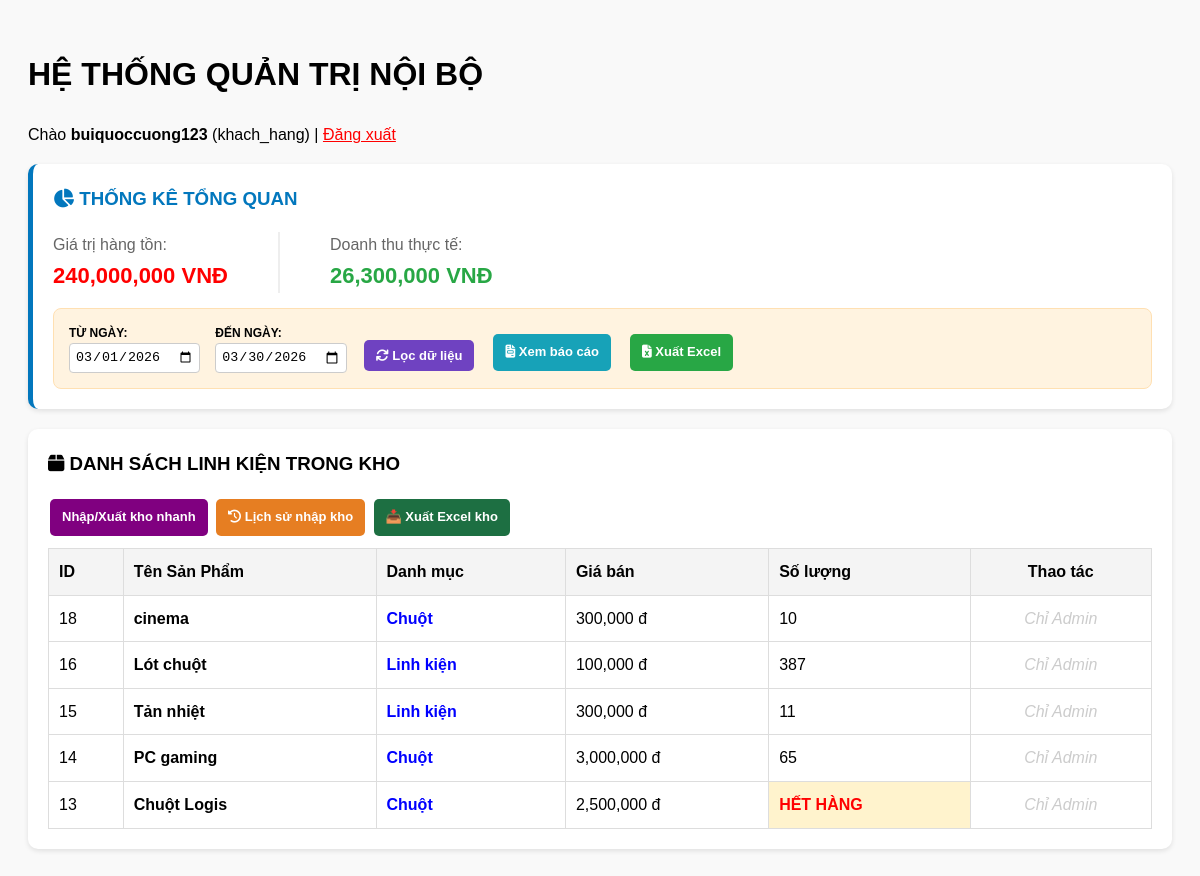
Page / (signed in) on the committed database.
### tables this page shows
CREATE TABLE `san_pham` (
  `id_sp` int NOT NULL AUTO_INCREMENT,
  `ma_san_pham` varchar(50) NOT NULL,
  `ten_sp` varchar(255) NOT NULL,
  `mo_ta` text,
  `gia_tien` decimal(15,2) DEFAULT '0.00',
  `so_luong_kho` int DEFAULT '0',
  `ma_danh_muc` int DEFAULT NULL,
  `hinh_anh` varchar(255) DEFAULT NULL,
  PRIMARY KEY (`id_sp`),
  UNIQUE KEY `ma_san_pham` (`ma_san_pham`),
  KEY `fk_sanpham_danhmuc` (`ma_danh_muc`),
  CONSTRAINT `fk_sanpham_danhmuc` FOREIGN KEY (`ma_danh_muc`) REFERENCES `danh_muc` (`id_danh_muc`) ON DELETE SET NULL
);

CREATE TABLE `danh_muc` (
  `id_danh_muc` int NOT NULL AUTO_INCREMENT,
  `ten_danh_muc` varchar(100) NOT NULL,
  `mo_ta` text,
  PRIMARY KEY (`id_danh_muc`)
);

### index.php (the view, shortened to what this page needs)
<?php
$la_admin = ($_SESSION['vai_tro'] == 'admin');
$conn = new mysqli("localhost", "root", "", "quan_ly_kho");
mysqli_set_charset($conn, "utf8");
$tu_ngay = isset($_GET['tu_ngay']) ? $_GET['tu_ngay'] : date('Y-m-01');
$den_ngay = isset($_GET['den_ngay']) ? $_GET['den_ngay'] : date('Y-m-d');
$tong_von = $conn->query("SELECT SUM(gia_tien * so_luong_kho) as tong FROM san_pham")->fetch_assoc()['tong'] ?? 0;
$doanh_thu_query = $conn->query("SELECT SUM(gia_ban * so_luong_mua) as tong_dt
                                FROM hoa_don
                                WHERE DATE(ngay_thanh_toan) BETWEEN '$tu_ngay' AND '$den_ngay'");
$tong_doanh_thu = $doanh_thu_query->fetch_assoc()['tong_dt'] ?? 0;
?>
<!DOCTYPE html>
<html lang="vi">
<head>
    <link rel="stylesheet" href="https://cdnjs.cloudflare.com/ajax/libs/font-awesome/6.4.0/css/all.min.css">
</head>
<body>
    <h1>HỆ THỐNG QUẢN TRỊ NỘI BỘ</h1>
    <p>Chào <b><?php echo $_SESSION['user_admin']; ?></b> (<?php echo $_SESSION['vai_tro']; ?>) | <a href="dang_xuat.php" style="color:red;">Đăng xuất</a></p>
    <div class="card" style="border-left: 5px solid #0277bd;">
        <h3 style="margin-top: 0; color: #0277bd;"><i class="fa fa-chart-pie"></i> THỐNG KÊ TỔNG QUAN</h3>
        <div style="display: flex; gap: 50px;">
            <div>
                <p style="margin:0; color: #666;">Giá trị hàng tồn:</p>
                <b style="font-size: 22px; color: red;"><?php echo number_format($tong_von); ?> VNĐ</b>
            </div>
            <div style="padding-left: 50px; border-left: 2px solid #eee;">
                <p style="margin:0; color: #666;">Doanh thu thực tế:</p>
                <b style="font-size: 22px; color: #28a745;"><?php echo number_format($tong_doanh_thu); ?> VNĐ</b>
            </div>
        </div>
        <form method="GET" class="filter-box">
            <div>
                <label style="display:block; font-size: 12px; font-weight:bold;">TỪ NGÀY:</label>
                <input type="date" name="tu_ngay" value="<?php echo $tu_ngay; ?>" style="padding:5px; border:1px solid #ccc; border-radius:4px;">
            </div>
            <div>
                <label style="display:block; font-size: 12px; font-weight:bold;">ĐẾN NGÀY:</label>
                <input type="date" name="den_ngay" value="<?php echo $den_ngay; ?>" style="padding:5px; border:1px solid #ccc; border-radius:4px;">
            </div>
            <button type="submit" class="btn" style="background: #6f42c1;">
                <i class="fa fa-sync"></i> Lọc dữ liệu
            </button>
            <a href="index.php?view_report=1&tu_ngay=<?php echo $tu_ngay; ?>&den_ngay=<?php echo $den_ngay; ?>" class="btn" style="background: #17a2b8;">
                <i class="fa fa-file-invoice"></i> Xem báo cáo
            </a>
            <a href="xuat_excel.php?type=doanhthu&tu_ngay=<?php echo $tu_ngay; ?>&den_ngay=<?php echo $den_ngay; ?>" class="btn" style="background: #28a745;">
                <i class="fa fa-file-excel"></i> Xuất Excel
            </a>
        </form>
    </div>
    <div class="card">
        <h3 style="margin-top:0;"><i class="fa fa-box"></i> DANH SÁCH LINH KIỆN TRONG KHO</h3>
        <div style="margin-bottom: 10px;">
            <a href="nhap_xuat.php" class="btn" style="background: purple;">Nhập/Xuất kho nhanh</a>
            <a href="lich_su_nhap.php" class="btn" style="background: #e67e22;"><i class="fa fa-history"></i> Lịch sử nhập kho</a>
            <a href="xuat_excel.php?type=kho" class="btn" style="background: #1d6f42;">📥 Xuất Excel kho</a>
        </div>
        <table>
            <thead>
                <tr>
                    <th>ID</th>
                    <th>Tên Sản Phẩm</th>
                    <th>Danh mục</th>
                    <th>Giá bán</th>
                    <th>Số lượng</th>
                    <th class="text-center">Thao tác</th>
                </tr>
            </thead>
            <tbody>
                <?php
                $result_sp = $conn->query("SELECT san_pham.*, danh_muc.ten_danh_muc FROM san_pham LEFT JOIN danh_muc ON san_pham.ma_danh_muc = danh_muc.id_danh_muc ORDER BY id_sp DESC");
                while($row = $result_sp->fetch_assoc()): ?>
                <tr>
                    <td><?php echo $row['id_sp']; ?></td>
                    <td><b><?php echo $row['ten_sp']; ?></b></td>
                    <td style="color: blue; font-weight: bold;"><?php echo $row['ten_danh_muc'] ?? 'Chưa phân loại'; ?></td>
                    <td><?php echo number_format($row['gia_tien']); ?> đ</td>
                    <td style="<?php echo ($row['so_luong_kho'] < 5) ? 'background: #fff3cd;' : ''; ?>">
                        <?php echo ($row['so_luong_kho'] <= 0) ? '<b style="color:red;">HẾT HÀNG</b>' : $row['so_luong_kho']; ?>
                    </td>
                    <td class="text-center">
                        <?php if ($la_admin): ?>
                            <a href="sua_sp.php?id=<?php echo $row['id_sp']; ?>" class="btn" style="background: orange;">Sửa</a>
                            <a href="xoa_sp.php?id=<?php echo $row['id_sp']; ?>" class="btn" style="background: red;" onclick="return confirm('Xóa sản phẩm?')">Xóa</a>
                        <?php else: ?>
                            <span style="color: #ccc; font-style: italic;">Chỉ Admin</span>
                        <?php endif; ?>
                    </td>
                </tr>
                <?php endwhile; ?>
            </tbody>
        </table>
    </div>
</body>
</html>

### index.php (style rules this page uses)
body { font-family: Arial, sans-serif; padding: 20px; line-height: 1.6; background: #f9f9f9; }
table { width: 100%; border-collapse: collapse; margin-top: 10px; background: white; }
th, td { border: 1px solid #ddd; padding: 10px; text-align: left; }
th { background: #f4f4f4; }
.btn { padding: 8px 12px; text-decoration: none; border-radius: 5px; color: white; font-size: 13px; display: inline-block; margin: 2px; font-weight: bold; border: none; cursor: pointer; }
.card { background: white; padding: 20px; border-radius: 10px; box-shadow: 0 2px 5px rgba(0,0,0,0.1); margin-bottom: 20px; }
.filter-box { display: flex; gap: 15px; align-items: flex-end; flex-wrap: wrap; background: #fff3e0; padding: 15px; border-radius: 8px; border: 1px solid #ffe0b2; margin-top: 15px; }
.text-center { text-align: center; }

### rows in the picture
san_pham: id_sp "18", ten_sp "cinema", ma_danh_muc.ten_danh_muc "Chuột", gia_tien "300,000", so_luong_kho "10"
san_pham: id_sp "16", ten_sp "Lót chuột", ma_danh_muc.ten_danh_muc "Linh kiện", gia_tien "100,000", so_luong_kho "387"
san_pham: id_sp "15", ten_sp "Tản nhiệt", ma_danh_muc.ten_danh_muc "Linh kiện", gia_tien "300,000", so_luong_kho "11"
san_pham: id_sp "14", ten_sp "PC gaming", ma_danh_muc.ten_danh_muc "Chuột", gia_tien "3,000,000", so_luong_kho "65"
san_pham: id_sp "13", ten_sp "Chuột Logis", ma_danh_muc.ten_danh_muc "Chuột", gia_tien "2,500,000", so_luong_kho "HẾT HÀNG"

### other values in the picture
$_SESSION['user_admin'] "buiquoccuong123"
$_SESSION['vai_tro'] "khach_hang"
$tong_von "240,000,000"
$tong_doanh_thu "26,300,000"
